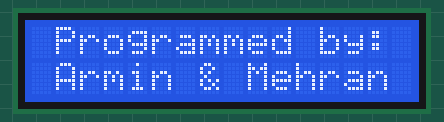
This sketch was run on a simulated Arduino Uno, built with avr-gcc and run on an emulated ATmega328P. On the bench: 16×2 character LCD.

Above: at 0.1 s.
At 3.1 s:
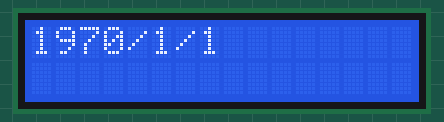
At 5.1 s:
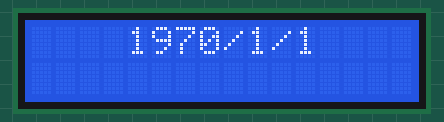
At 7.7 s:
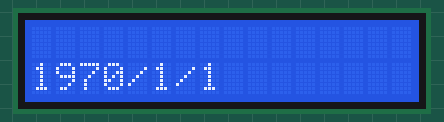
At 10.2 s:
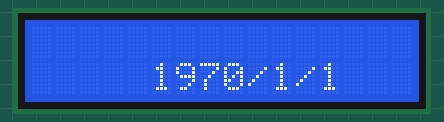
At 12.7 s:
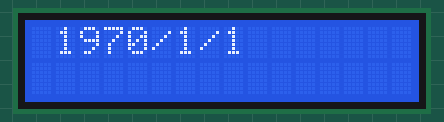

Measured:
- by itself, everything shown: repeats every 9.1 s, in 19 steps
- what the display in image 1 shows lasts 0.5 s, from 3.1 s to 3.6 s

The sketch:

Q1.ino
```cpp
#include <TimeLib.h>
#include <Wire.h>
#include <DS1307RTC.h>
#include <LiquidCrystal.h>

LiquidCrystal lcd (13, 12, 11, 10, 9, 8);
String date;
void setup(){
  time_t t = now();
  setTime(1,1,1,5,3,2022);
  String y = String(year(t));
  String m = String(month(t));
  String d = String(day(t));
  date = y + "/" + m + "/" + d;
  lcd.begin(16,2);
  lcd.clear();
  lcd.setCursor(0,0);
  lcd.print(" Programmed by: ");
  lcd.setCursor(0,1);
  lcd.print(" Armin & Mehran ");
  delay(3000);
  lcd.clear();
}

void loop()
{
  for(int j = 0 ; j < 2 ; j++){
    lcd.setCursor(0 , j);
    for(int i = 0 ; i < 17 - date.length() ; i++){
       lcd.setCursor(i , j);
       lcd.print(date);
       delay(500);
       lcd.clear();
    }
  }
}
```
